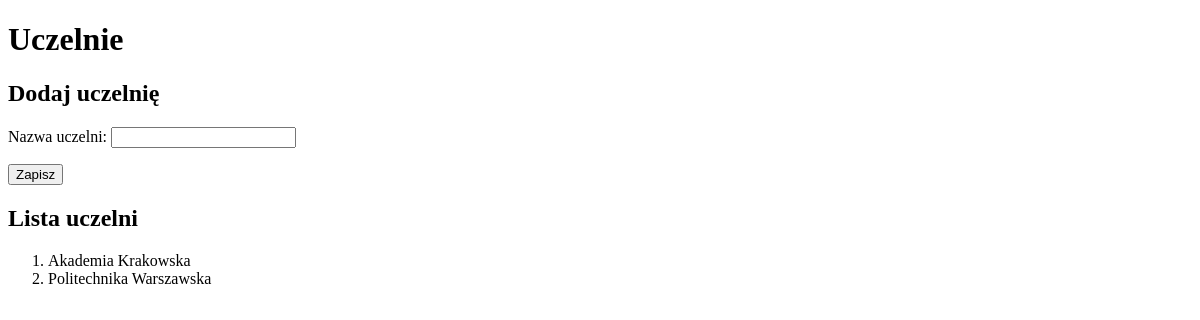
The app's page /studenci/uczelnie/, older data.
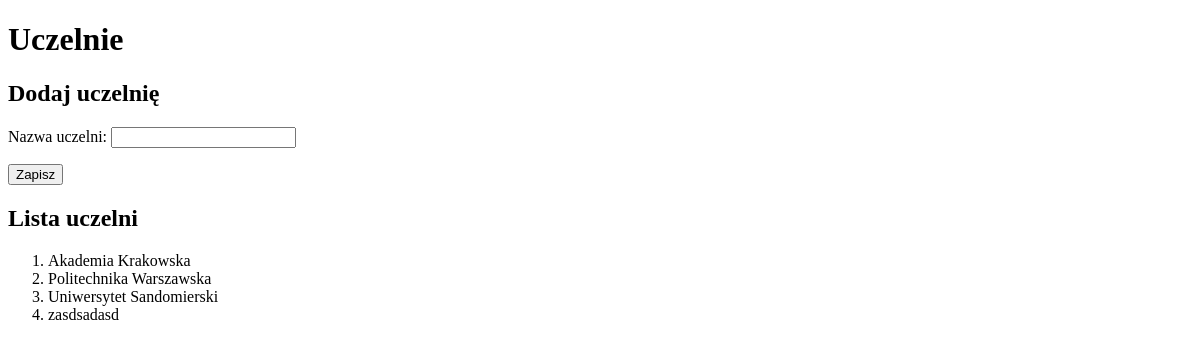
The same page, newer data.
### studenci/models.py (models this page shows, shortened)
class Uczelnia(models.Model):
    nazwa = models.CharField(
        verbose_name='uczelnia',
        max_length=30,
        help_text='Nazwa uczelni')
    class Meta:
        verbose_name_plural = "uczelnie"

### studenci/views.py (the view)
# urls.py: path('uczelnie/', views.uczelnie, name='uczelnie'),
def uczelnie(request):
    if request.method == 'POST':
        form = UczelniaForm(request.POST)
        if form.is_valid():
            u = Uczelnia(nazwa=form.cleaned_data['nazwa'])
            u.save()
            messages.success(request, "Dane zapisano!")
            return redirect(reverse('studenci:uczelnie'))
    else:
        form = UczelniaForm()
    uczelnie = Uczelnia.objects.all()
    kontekst = {
        'form': form,
        'uczelnie': uczelnie
    }
    return render(request, 'studenci/uczelnie.html', kontekst)

### studenci/forms.py
class UczelniaForm(forms.Form):
    nazwa = forms.CharField(
        label="Nazwa uczelni:",
        max_length=30,
        widget=forms.TextInput()
    )

### studenci/templates/studenci/uczelnie.html (shortened to what this page needs)
<!DOCTYPE html>
<html lang="pl">
<head>
</head>
<body>
<h1>Uczelnie</h1>
<h2>Dodaj uczelnię</h2>
<form action="." method="POST">
    {{ form.as_p }}
    <input type="submit" value="Zapisz">
</form>
<h2>Lista uczelni</h2>
<ol>
    {% for uczelnia in uczelnie %}
        <li>{{ uczelnia.nazwa }}</li>
    {% endfor %}
</ol>
</body>
</html>

Row changes from the older to the newer data that the page shows:
added Uczelnia: nazwa "Uniwersytet Sandomierski"
added Uczelnia: nazwa "zasdsadasd"
